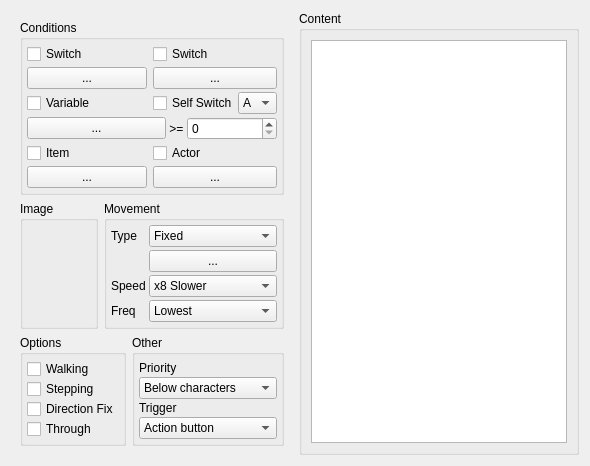
<?xml version="1.0" encoding="UTF-8"?>
<ui version="4.0">
 <class>MapEventPage</class>
 <widget class="QWidget" name="MapEventPage">
  <property name="windowTitle">
   <string>Form</string>
  </property>
  <layout class="QHBoxLayout" name="horizontalLayout" stretch="4,20">
   <item>
    <widget class="QWidget" name="widget" native="true">
     <property name="sizePolicy">
      <sizepolicy hsizetype="Minimum" vsizetype="Preferred">
       <horstretch>0</horstretch>
       <verstretch>0</verstretch>
      </sizepolicy>
     </property>
     <layout class="QVBoxLayout" name="verticalLayout_4">
      <item>
       <layout class="QVBoxLayout" name="verticalLayout">
        <item>
         <widget class="QGroupBox" name="conditionsBox">
          <property name="title">
           <string>Conditions</string>
          </property>
          <layout class="QHBoxLayout" name="horizontalLayout_6">
           <property name="leftMargin">
            <number>4</number>
           </property>
           <property name="topMargin">
            <number>4</number>
           </property>
           <property name="rightMargin">
            <number>4</number>
           </property>
           <property name="bottomMargin">
            <number>4</number>
           </property>
           <item>
            <layout class="QGridLayout" name="gridLayout_3">
             <property name="verticalSpacing">
              <number>3</number>
             </property>
             <item row="1" column="0">
              <widget class="SelectorButton" name="switch1Button">
               <property name="text">
                <string notr="true">...</string>
               </property>
              </widget>
             </item>
             <item row="1" column="1">
              <widget class="SelectorButton" name="switch2Button">
               <property name="text">
                <string notr="true">...</string>
               </property>
              </widget>
             </item>
             <item row="5" column="0">
              <widget class="SelectorButton" name="itemButton">
               <property name="text">
                <string notr="true">...</string>
               </property>
              </widget>
             </item>
             <item row="0" column="0">
              <widget class="QCheckBox" name="switch1CheckBox">
               <property name="text">
                <string>Switch</string>
               </property>
              </widget>
             </item>
             <item row="0" column="1">
              <widget class="QCheckBox" name="switch2CheckBox">
               <property name="text">
                <string>Switch</string>
               </property>
              </widget>
             </item>
             <item row="2" column="0">
              <widget class="QCheckBox" name="variableCheckBox">
               <property name="text">
                <string>Variable</string>
               </property>
              </widget>
             </item>
             <item row="4" column="1">
              <widget class="QCheckBox" name="actorCheckBox">
               <property name="text">
                <string>Actor</string>
               </property>
              </widget>
             </item>
             <item row="4" column="0">
              <widget class="QCheckBox" name="itemCheckBox">
               <property name="text">
                <string>Item</string>
               </property>
              </widget>
             </item>
             <item row="5" column="1">
              <widget class="QPushButton" name="actorButton">
               <property name="text">
                <string notr="true">...</string>
               </property>
              </widget>
             </item>
             <item row="2" column="1">
              <layout class="QHBoxLayout" name="horizontalLayout_9">
               <item>
                <widget class="QCheckBox" name="selfSwitchCheckBox">
                 <property name="text">
                  <string>Self Switch</string>
                 </property>
                </widget>
               </item>
               <item>
                <widget class="QComboBox" name="selfSwitchComboBox">
                 <property name="sizePolicy">
                  <sizepolicy hsizetype="Minimum" vsizetype="Fixed">
                   <horstretch>0</horstretch>
                   <verstretch>0</verstretch>
                  </sizepolicy>
                 </property>
                 <property name="maximumSize">
                  <size>
                   <width>48</width>
                   <height>16777215</height>
                  </size>
                 </property>
                 <item>
                  <property name="text">
                   <string notr="true">A</string>
                  </property>
                 </item>
                 <item>
                  <property name="text">
                   <string notr="true">B</string>
                  </property>
                 </item>
                 <item>
                  <property name="text">
                   <string notr="true">C</string>
                  </property>
                 </item>
                 <item>
                  <property name="text">
                   <string notr="true">D</string>
                  </property>
                 </item>
                </widget>
               </item>
              </layout>
             </item>
             <item row="3" column="0" colspan="2">
              <layout class="QHBoxLayout" name="horizontalLayout_8">
               <item>
                <widget class="SelectorButton" name="variableButton">
                 <property name="sizePolicy">
                  <sizepolicy hsizetype="Expanding" vsizetype="Fixed">
                   <horstretch>0</horstretch>
                   <verstretch>0</verstretch>
                  </sizepolicy>
                 </property>
                 <property name="text">
                  <string notr="true">...</string>
                 </property>
                </widget>
               </item>
               <item>
                <widget class="QLabel" name="label_12">
                 <property name="text">
                  <string notr="true"> &gt;= </string>
                 </property>
                </widget>
               </item>
               <item>
                <widget class="QSpinBox" name="variableSpinBox">
                 <property name="sizePolicy">
                  <sizepolicy hsizetype="Minimum" vsizetype="Fixed">
                   <horstretch>0</horstretch>
                   <verstretch>0</verstretch>
                  </sizepolicy>
                 </property>
                 <property name="minimumSize">
                  <size>
                   <width>90</width>
                   <height>0</height>
                  </size>
                 </property>
                </widget>
               </item>
              </layout>
             </item>
            </layout>
           </item>
          </layout>
         </widget>
        </item>
        <item>
         <layout class="QHBoxLayout" name="horizontalLayout_2">
          <item>
           <widget class="QGroupBox" name="imageBox">
            <property name="title">
             <string>Image</string>
            </property>
            <layout class="QVBoxLayout" name="verticalLayout_7">
             <property name="leftMargin">
              <number>4</number>
             </property>
             <property name="topMargin">
              <number>4</number>
             </property>
             <property name="rightMargin">
              <number>4</number>
             </property>
             <property name="bottomMargin">
              <number>4</number>
             </property>
             <item>
              <widget class="ClickableLabel" name="imageLabel">
               <property name="minimumSize">
                <size>
                 <width>64</width>
                 <height>0</height>
                </size>
               </property>
               <property name="text">
                <string notr="true"/>
               </property>
              </widget>
             </item>
            </layout>
           </widget>
          </item>
          <item>
           <widget class="QGroupBox" name="movementBox">
            <property name="title">
             <string>Movement</string>
            </property>
            <layout class="QVBoxLayout" name="verticalLayout_6">
             <property name="spacing">
              <number>3</number>
             </property>
             <property name="leftMargin">
              <number>4</number>
             </property>
             <property name="topMargin">
              <number>4</number>
             </property>
             <property name="rightMargin">
              <number>4</number>
             </property>
             <property name="bottomMargin">
              <number>4</number>
             </property>
             <item>
              <layout class="QGridLayout" name="gridLayout_2">
               <property name="verticalSpacing">
                <number>3</number>
               </property>
               <item row="2" column="1">
                <widget class="QComboBox" name="movementSpeedComboBox">
                 <property name="sizePolicy">
                  <sizepolicy hsizetype="Expanding" vsizetype="Fixed">
                   <horstretch>0</horstretch>
                   <verstretch>0</verstretch>
                  </sizepolicy>
                 </property>
                 <item>
                  <property name="text">
                   <string>x8 Slower</string>
                  </property>
                 </item>
                 <item>
                  <property name="text">
                   <string>x4 Slower</string>
                  </property>
                 </item>
                 <item>
                  <property name="text">
                   <string>x2 Slower</string>
                  </property>
                 </item>
                 <item>
                  <property name="text">
                   <string>Normal</string>
                  </property>
                 </item>
                 <item>
                  <property name="text">
                   <string>x2 Faster</string>
                  </property>
                 </item>
                 <item>
                  <property name="text">
                   <string>x4 Faster</string>
                  </property>
                 </item>
                </widget>
               </item>
               <item row="1" column="1">
                <widget class="QPushButton" name="movementRouteButton">
                 <property name="sizePolicy">
                  <sizepolicy hsizetype="Preferred" vsizetype="Fixed">
                   <horstretch>0</horstretch>
                   <verstretch>0</verstretch>
                  </sizepolicy>
                 </property>
                 <property name="text">
                  <string>...</string>
                 </property>
                </widget>
               </item>
               <item row="0" column="1">
                <widget class="QComboBox" name="movementTypeComboBox">
                 <property name="sizePolicy">
                  <sizepolicy hsizetype="Expanding" vsizetype="Fixed">
                   <horstretch>0</horstretch>
                   <verstretch>0</verstretch>
                  </sizepolicy>
                 </property>
                 <item>
                  <property name="text">
                   <string>Fixed</string>
                  </property>
                 </item>
                 <item>
                  <property name="text">
                   <string>Random</string>
                  </property>
                 </item>
                 <item>
                  <property name="text">
                   <string>Approach</string>
                  </property>
                 </item>
                 <item>
                  <property name="text">
                   <string>Custom</string>
                  </property>
                 </item>
                </widget>
               </item>
               <item row="0" column="0">
                <widget class="QLabel" name="label_2">
                 <property name="text">
                  <string>Type</string>
                 </property>
                </widget>
               </item>
               <item row="3" column="1">
                <widget class="QComboBox" name="movementFreqComboBox">
                 <property name="sizePolicy">
                  <sizepolicy hsizetype="Expanding" vsizetype="Fixed">
                   <horstretch>0</horstretch>
                   <verstretch>0</verstretch>
                  </sizepolicy>
                 </property>
                 <item>
                  <property name="text">
                   <string>Lowest</string>
                  </property>
                 </item>
                 <item>
                  <property name="text">
                   <string>Lower</string>
                  </property>
                 </item>
                 <item>
                  <property name="text">
                   <string>Normal</string>
                  </property>
                 </item>
                 <item>
                  <property name="text">
                   <string>Higher</string>
                  </property>
                 </item>
                 <item>
                  <property name="text">
                   <string>Highest</string>
                  </property>
                 </item>
                </widget>
               </item>
               <item row="2" column="0">
                <widget class="QLabel" name="label_3">
                 <property name="text">
                  <string>Speed</string>
                 </property>
                </widget>
               </item>
               <item row="3" column="0">
                <widget class="QLabel" name="label_4">
                 <property name="text">
                  <string>Freq</string>
                 </property>
                </widget>
               </item>
              </layout>
             </item>
            </layout>
           </widget>
          </item>
         </layout>
        </item>
        <item>
         <layout class="QHBoxLayout" name="horizontalLayout_3">
          <item>
           <widget class="QGroupBox" name="optionsBox">
            <property name="title">
             <string>Options</string>
            </property>
            <layout class="QVBoxLayout" name="verticalLayout_2">
             <property name="spacing">
              <number>0</number>
             </property>
             <property name="leftMargin">
              <number>4</number>
             </property>
             <property name="topMargin">
              <number>4</number>
             </property>
             <property name="rightMargin">
              <number>4</number>
             </property>
             <property name="bottomMargin">
              <number>4</number>
             </property>
             <item>
              <widget class="QCheckBox" name="walkingCheckBox">
               <property name="text">
                <string>Walking</string>
               </property>
              </widget>
             </item>
             <item>
              <widget class="QCheckBox" name="steppingCheckBox">
               <property name="text">
                <string>Stepping</string>
               </property>
              </widget>
             </item>
             <item>
              <widget class="QCheckBox" name="directionFixCheckBox">
               <property name="text">
                <string>Direction Fix</string>
               </property>
              </widget>
             </item>
             <item>
              <widget class="QCheckBox" name="throughCheckBox">
               <property name="text">
                <string>Through</string>
               </property>
              </widget>
             </item>
            </layout>
           </widget>
          </item>
          <item>
           <widget class="QGroupBox" name="optionsBox_2">
            <property name="title">
             <string>Other</string>
            </property>
            <layout class="QVBoxLayout" name="verticalLayout_3">
             <property name="spacing">
              <number>0</number>
             </property>
             <property name="leftMargin">
              <number>4</number>
             </property>
             <property name="topMargin">
              <number>4</number>
             </property>
             <property name="rightMargin">
              <number>4</number>
             </property>
             <property name="bottomMargin">
              <number>4</number>
             </property>
             <item>
              <widget class="QLabel" name="label_6">
               <property name="text">
                <string>Priority</string>
               </property>
              </widget>
             </item>
             <item>
              <widget class="QComboBox" name="priorityComboBox">
               <item>
                <property name="text">
                 <string>Below characters</string>
                </property>
               </item>
               <item>
                <property name="text">
                 <string>Same as characters</string>
                </property>
               </item>
               <item>
                <property name="text">
                 <string>Above characters</string>
                </property>
               </item>
              </widget>
             </item>
             <item>
              <widget class="QLabel" name="label_7">
               <property name="text">
                <string>Trigger</string>
               </property>
              </widget>
             </item>
             <item>
              <widget class="QComboBox" name="triggerComboBox">
               <item>
                <property name="text">
                 <string>Action button</string>
                </property>
               </item>
               <item>
                <property name="text">
                 <string>Player touch</string>
                </property>
               </item>
               <item>
                <property name="text">
                 <string>Event touch</string>
                </property>
               </item>
               <item>
                <property name="text">
                 <string>Autorun</string>
                </property>
               </item>
               <item>
                <property name="text">
                 <string>Parallel</string>
                </property>
               </item>
              </widget>
             </item>
            </layout>
           </widget>
          </item>
         </layout>
        </item>
       </layout>
      </item>
     </layout>
    </widget>
   </item>
   <item>
    <widget class="QGroupBox" name="contentBox">
     <property name="sizePolicy">
      <sizepolicy hsizetype="Expanding" vsizetype="Preferred">
       <horstretch>0</horstretch>
       <verstretch>0</verstretch>
      </sizepolicy>
     </property>
     <property name="title">
      <string>Content</string>
     </property>
     <layout class="QVBoxLayout" name="verticalLayout_9">
      <item>
       <widget class="EventContentList" name="eventContentList">
        <property name="font">
         <font>
          <family>Ubuntu Mono</family>
         </font>
        </property>
        <property name="contextMenuPolicy">
         <enum>Qt::CustomContextMenu</enum>
        </property>
        <property name="alternatingRowColors">
         <bool>true</bool>
        </property>
       </widget>
      </item>
     </layout>
    </widget>
   </item>
  </layout>
 </widget>
 <customwidgets>
  <customwidget>
   <class>ClickableLabel</class>
   <extends>QLabel</extends>
   <header>clickable_label.hpp</header>
  </customwidget>
  <customwidget>
   <class>SelectorButton</class>
   <extends>QPushButton</extends>
   <header>selector_button.hpp</header>
  </customwidget>
  <customwidget>
   <class>EventContentList</class>
   <extends>QListView</extends>
   <header>event_content_list.hpp</header>
  </customwidget>
 </customwidgets>
 <resources/>
 <connections/>
</ui>
